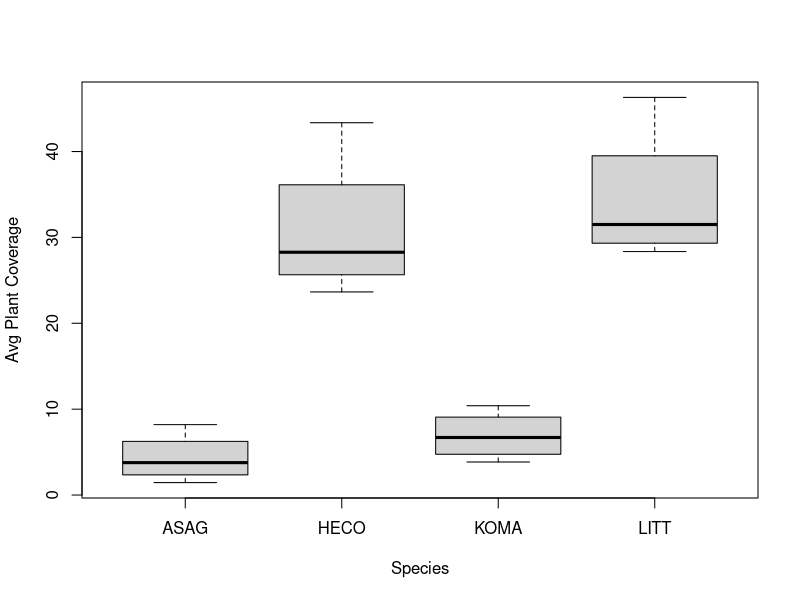
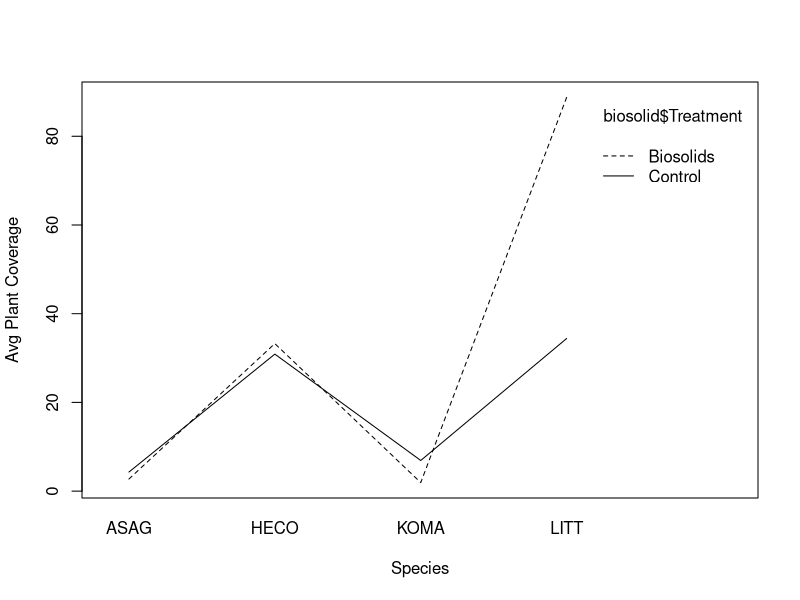
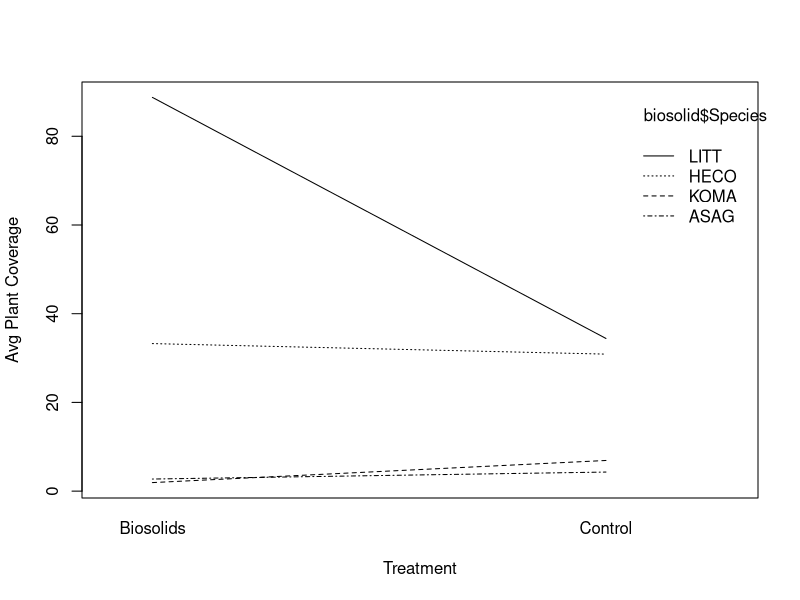

The R script that drew these images, in order:
## ---- chunk 1
biosolid <- read.csv("soil_blocks.csv", header = T)
controldata <- subset(biosolid, biosolid$Treatment == "Control")
(summary(anova <- aov(y.avg ~ Species, data = controldata)))
## ---- chunk 2
(TukeyHSD(anova))
## ---- chunk 3
(summary(aov(y.avg ~ Species*Treatment, data = biosolid)))
## ---- chunk 4
boxplot(y.avg ~ Species, data = controldata, ylab = "Avg Plant Coverage")
## ---- chunk 5
interaction.plot(biosolid$Species, biosolid$Treatment, response = biosolid$y.avg, ylab = "Avg Plant Coverage", xlab = "Species")
## ---- chunk 6
interaction.plot(biosolid$Treatment, biosolid$Species, response = biosolid$y.avg, ylab = "Avg Plant Coverage", xlab = "Treatment")
